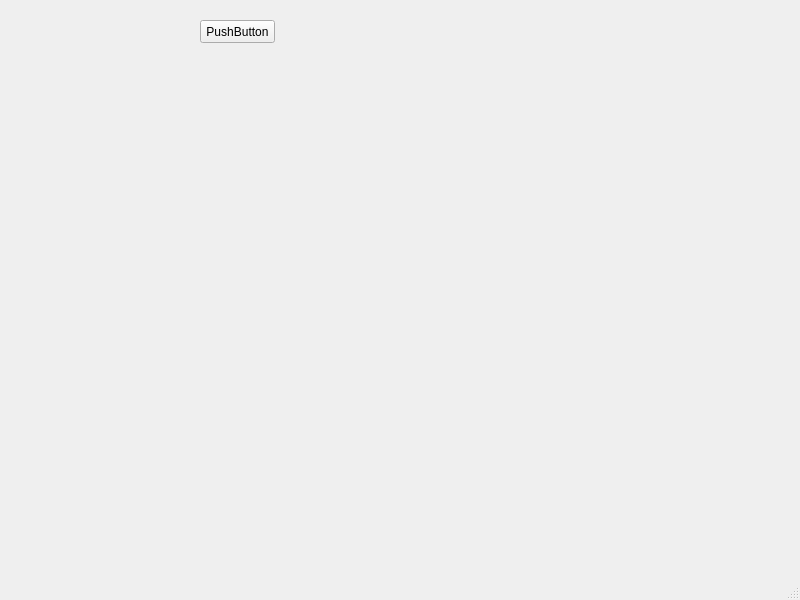
<?xml version="1.0" encoding="UTF-8"?>
<ui version="4.0">
 <class>MainWindow</class>
 <widget class="QMainWindow" name="MainWindow">
  <property name="geometry">
   <rect>
    <x>0</x>
    <y>0</y>
    <width>800</width>
    <height>600</height>
   </rect>
  </property>
  <property name="windowTitle">
   <string>MainWindow</string>
  </property>
  <widget class="QWidget" name="centralwidget">
   <widget class="QPushButton" name="pushButton">
    <property name="geometry">
     <rect>
      <x>200</x>
      <y>20</y>
      <width>75</width>
      <height>23</height>
     </rect>
    </property>
    <property name="text">
     <string>PushButton</string>
    </property>
   </widget>
  </widget>
  <widget class="QMenuBar" name="menubar">
   <property name="geometry">
    <rect>
     <x>0</x>
     <y>0</y>
     <width>800</width>
     <height>21</height>
    </rect>
   </property>
  </widget>
  <widget class="QStatusBar" name="statusbar"/>
 </widget>
 <resources/>
 <connections/>
</ui>
